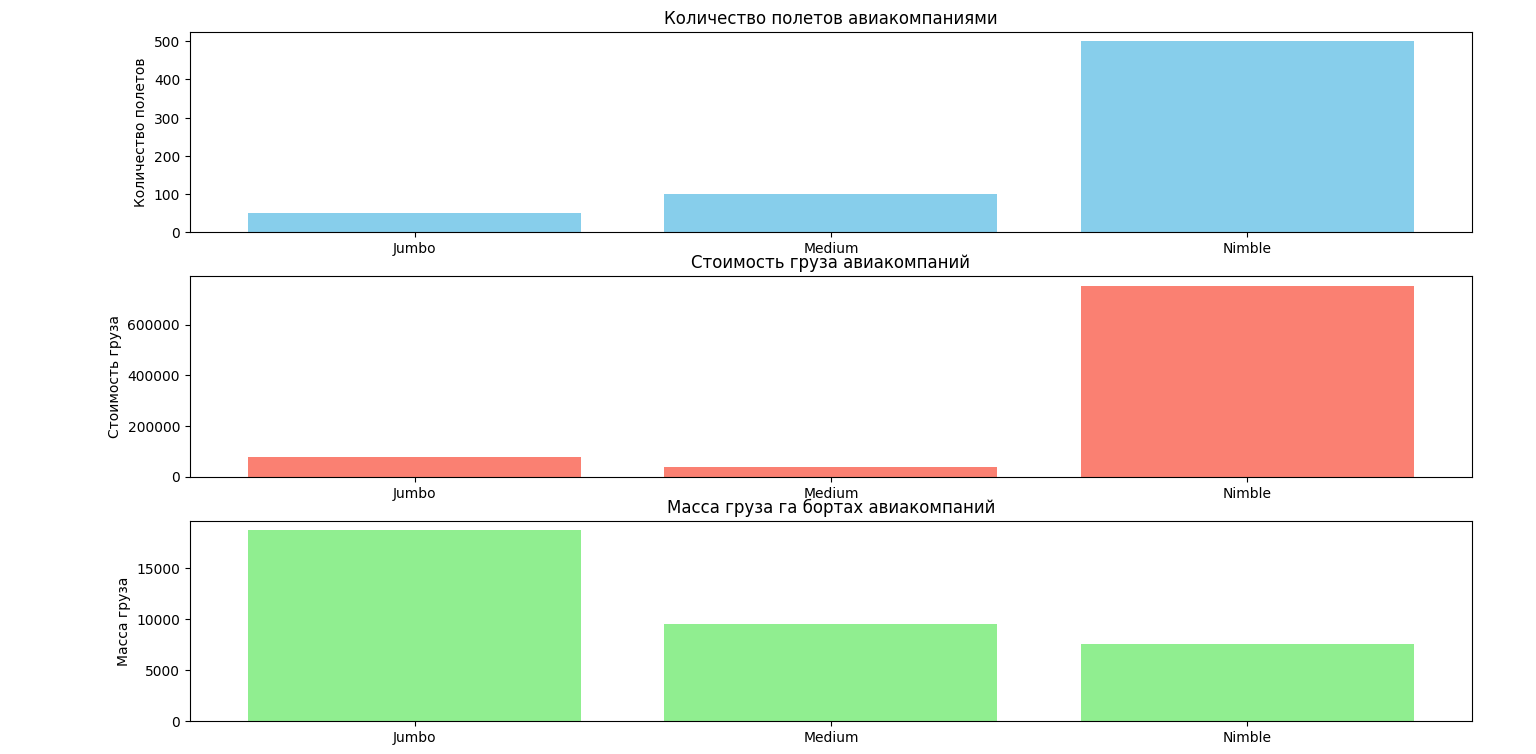

Source code (Python):
import pandas as pd
import matplotlib.pyplot as plt

data = pd.read_csv(r'C:\Users\Вержбицкая Полина\Downloads\flights.csv')
summary = data.groupby('CARGO').agg(
    flights_count=('CARGO', 'size'),
    total_price=('PRICE', 'sum'),
    total_weight=('WEIGHT', 'sum')
).reset_index()


fig, ax = plt.subplots(3, 1, figsize=(10, 15))


ax[0].bar(summary['CARGO'], summary['flights_count'], color='skyblue')
ax[0].set_title('Количество полетов авиакомпаниями', fontsize=12)
ax[0].set_ylabel('Количество полетов', fontsize=10)
ax[0].set_xticks(range(len(summary['CARGO'])))
ax[0].set_xticklabels(summary['CARGO'], rotation=0, ha='center', fontsize=10)

ax[1].bar(summary['CARGO'], summary['total_price'], color='salmon')
ax[1].set_title('Стоимость груза авиакомпаний', fontsize=12)
ax[1].set_ylabel('Стоимость груза', fontsize=10)
ax[1].set_xticks(range(len(summary['CARGO'])))
ax[1].set_xticklabels(summary['CARGO'], rotation=0, ha='center', fontsize=10)

ax[2].bar(summary['CARGO'], summary['total_weight'], color='lightgreen')
ax[2].set_title('Масса груза га бортах авиакомпаний', fontsize=12)
ax[2].set_ylabel('Масса груза', fontsize=10)
ax[2].set_xticks(range(len(summary['CARGO'])))
ax[2].set_xticklabels(summary['CARGO'], rotation=0, ha='center', fontsize=10)

plt.tight_layout(pad=3)  
plt.show()
